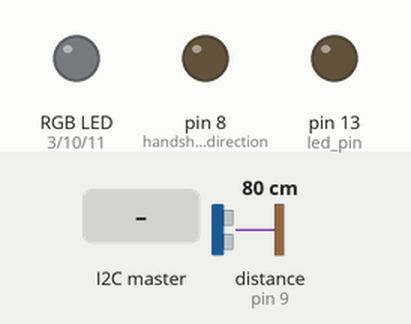
The sketch below on a simulated Arduino Uno, built with avr-gcc and run on an emulated ATmega328P. Parts: an RGB LED mixed from three pins (HIGH = lit), output pins drawn as LEDs (lit = HIGH). Inputs (shaded band) come from the test bench; at power-on: distance to the obstacle (sensor on pin 9) 80 cm. The echo pulse lasts 58.3 µs per cm; dim RGB values are drawn brighter than linear; what the sketch prints to the serial monitor is not drawn.

Above: at 1.2 s.
1.3 s: the I2C master sends "R"
At 2.5 s:
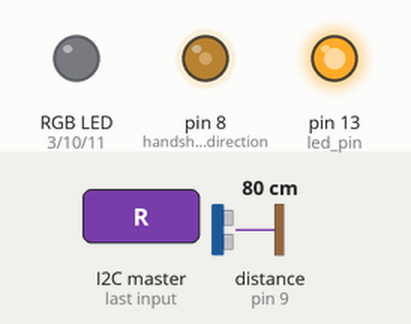
4.3 s: the I2C master sends "B"
At 4.8 s:
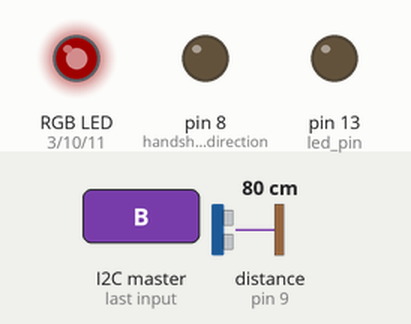
5.8 s: the I2C master sends "L"
At 6.7 s:
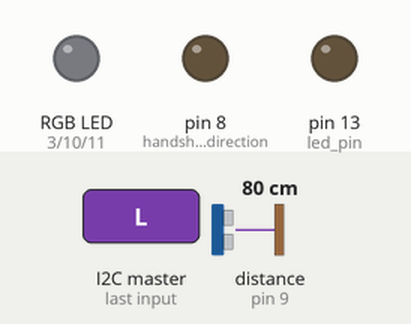
Timing chart, 0 to 8.8 s (numbered marks = the images above; inputs shaded):
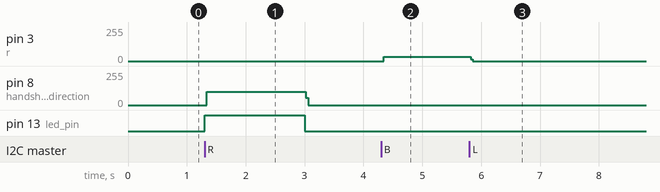

The sketch:

slave_pulse_directions_improved_under_construction.ino
```cpp
#include <Wire.h>
const byte master_address = 10;
const byte led_pin = 13;

// BLOCK ID
const byte block_id = 21;

boolean message_recieved = false;

char message[10];


boolean send_pulses = false;
boolean listen_for_pulses = true;
const byte pulse_line_above = 9;
const byte pulse_line_down = 7;
const byte pulse_line_right = 8;
const byte pulse_line_left = 6;

int handshake_listening_direction = pulse_line_above;
int handshake_sending_direction;

unsigned long duration_pulse_in;
unsigned long duration_between_pulses = 0;
unsigned long switch_pulse_direction_timout = 0;
// led variables
boolean start_green = true;
unsigned long error_blink_timout = 0;
long previous_blink_timout = 0;
byte let_state = LOW;
boolean done_with_green = false;

boolean error = false;

int pulse_counter = 0;

const byte sensor_pin = A0;
const byte r = 3;
const byte g = 10;
const byte b = 11;

byte amount_red = 80;
byte amount_green = 255;
byte amount_blue = 255;

void setup()
{
  Wire.begin(block_id);
  TWAR = (block_id << 1) | 1;  // enable broadcasts to be received
  Wire.onReceive(receiveEvent);
  Wire.onRequest(requestEvent);
  pinMode(sensor_pin, INPUT);
  pinMode(r, OUTPUT);
  pinMode(g, OUTPUT);
  pinMode(b, OUTPUT);
  pinMode(13, OUTPUT);

  switch_pulse_direction_timout = millis();

  Serial.begin(9600);
  Serial.println(block_id);
  Serial.println(TWAR, BIN);
}

void loop(){
  // Serial.println(millis() - switch_pulse_direction_timout);
  if(error){
    //Serial.println("I should blink here");
    analogWrite(r,200);
    analogWrite(g,0);
    analogWrite(b,0);
  }


  if((millis() - switch_pulse_direction_timout) > 3000){
    handshake_listening_direction = pulse_line_above;
    send_pulses = false;
    listen_for_pulses = true;
    rgb_off();
    start_green = true;
    done_with_green = false;
    digitalWrite(led_pin, LOW);
  }
  if(message_recieved){
    message_recieved = false;
    error = false;
    //    Serial.print(message[0]);
    //    Serial.println(message[1]);
    //--------------------------------- Check if message was for changing the INPUT direction
    if(message[0]== 'I'){

      switch (message[1]){
      case 'U':
        handshake_listening_direction = pulse_line_above;
        // Serial.println("message recieved listen to block up");
        break;
      case 'R':
        handshake_listening_direction = pulse_line_right;
        break;
      case 'L':
        handshake_listening_direction = pulse_line_left;
        break;
      }
      send_pulses = false;
      listen_for_pulses = true;
      digitalWrite(led_pin, LOW);
    }
    //--------------------------------- Check if message was for changing the OUTPUT direction
    else{
      switch (message[0]){
      case 'R':
        handshake_sending_direction = pulse_line_right;
        send_pulses = true;
        listen_for_pulses = false;
        digitalWrite(led_pin, HIGH);
        break;
      case 'D':
        handshake_sending_direction = pulse_line_down;
        send_pulses = true;
        listen_for_pulses = false;
        digitalWrite(led_pin, HIGH);
        break;
      case 'L':
        handshake_sending_direction = pulse_line_left;
        send_pulses = true;
        listen_for_pulses = false;
        digitalWrite(led_pin, HIGH);
        break;
      case 'B':
        error = true;
        // Serial.println("WRONG SO BLINK DUDE");
        break;
      case 'G':
        if(amount_red > 70){
          amount_red = 0;
          amount_green = 255;
          amount_blue = 0;
        }
        else{
          amount_red = 80;
          amount_green = 255;
          amount_blue = 255;
        }

        break;

      case 'W':
          amount_red = 80;
          amount_green = 255;
          amount_blue = 255;
          break;
      }
    }
  }
  else{
    if(send_pulses){
      send_pulses_to_direction();
    }
    else if(listen_for_pulses){
      listen_for_pulses_from_direction();
    }

    if(!done_with_green){
      if(start_green){
        error_blink_timout = millis();
        start_green = false;
      }
      else if( millis()- error_blink_timout < 1500){
        amount_red = 0;
        amount_green = 255;
        amount_blue = 0;
      }
      else{
        done_with_green = true;
        amount_red = 80;
        amount_green = 255;
        amount_blue = 255;
      }
    }
  }
}


void receiveEvent(int howMany)
{
  for(int i = 0; i < howMany; i++){
    char c = Wire.read();
    message[i] = c;
  }
  message_recieved = true;
}

void requestEvent()
{
  int val = analogRead(sensor_pin);
  byte buf [2];
  buf [0] = val >> 8;
  buf [1] = val & 0xFF;
  Wire.write (buf, 2);
}

void listen_for_pulses_from_direction()
{

  if(pulse_counter > 3 || pulse_counter < 0){
    //Serial.print(pulse_counter);s
    //  Serial.println(" :pulse counter reset");
    pulse_counter = 0;
  }
  if(pulse_counter == 0){
    duration_between_pulses = micros();
  }

  if((micros()- duration_between_pulses)>2000){
    pulse_counter = 0;
    //pulses by accidentally wire touching will be removed because we expect 3 pulses in time period of 1500 microseconds
  }
  pinMode(handshake_listening_direction, INPUT);

  duration_pulse_in = pulseIn(handshake_listening_direction, HIGH, 100); // listen for a pulse for max 100 microseconds

  if (pulse_counter < 3 && duration_pulse_in > 30 && duration_pulse_in < 40){
    //    duration_between_pulses = micros();
    // Serial.println(duration_pulse_in);
    pulse_counter++;
    // Serial.println(pulse_counter);
  }
  else if(pulse_counter >= 3 && (micros()- duration_between_pulses) < 2000){
    pulse_counter = 0;
    //  Serial.println("duration for 3 pulses ");
    //   Serial.println(micros()- duration_between_pulses);
    // And send my ID to the master
    switch_pulse_direction_timout = millis();

    // if(done_with_green){
    rgb_on();
    //  }

    Wire.beginTransmission(master_address);
    Wire.write(block_id);              // sends its adress (ID)
    Wire.endTransmission();            // stop transmitting
    listen_for_pulses = false; // stop listening for pulses, my neigbour could still be sending wait for instructions from the master.
  }
}


void send_pulses_to_direction() {
  // Serial.println(F("Sending pulses down"));
  pinMode(handshake_sending_direction, OUTPUT);
  digitalWrite(handshake_sending_direction, LOW);
  delayMicroseconds(30);
  digitalWrite(handshake_sending_direction, HIGH);
  delayMicroseconds(30);
  digitalWrite(handshake_sending_direction, LOW);
}


void rgb_on(){
  analogWrite(r,amount_red);
  analogWrite(g,amount_green);
  analogWrite(b,amount_blue);
}
void rgb_off(){
  analogWrite(r,0);
  analogWrite(g,0);
  analogWrite(b,0);
}
```

Measured:
- after the input at 1.3 s, pin 8 (handshake_sending_direction): 0/255 → 100/255 at once, → 0/255 1.7 s later; pin 13 (led_pin): LOW → HIGH at once, → LOW 1.7 s later
- after the input at 4.3 s, pin 3 (r): 0/255 → 31/255 at once
- after the input at 5.8 s, pin 3 (r): 31/255 → 0/255 at once
